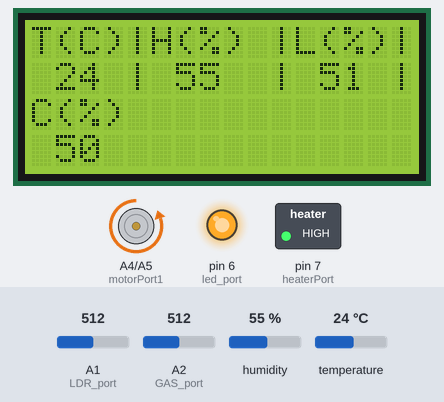
A sketch run on a simulated Arduino Uno, built with avr-gcc and run on an emulated ATmega328P. On the bench: 16×4 character LCD, motor-driver pin pairs drawn as motors (green arrow = first pin HIGH = forward, orange = second pin HIGH = backward, longer = more drive), switched loads named in the sketch (green lamp = pin HIGH), output pins drawn as LEDs (lit = HIGH). The test bench sets the inputs (shaded band); at power-on: temperature 24 °C, A1 (LDR_port) = 512, A2 (GAS_port) = 512, humidity 55 %.

Above: at 2.2 s.
2.3 s: temperature set to 26 °C
At 4.3 s:
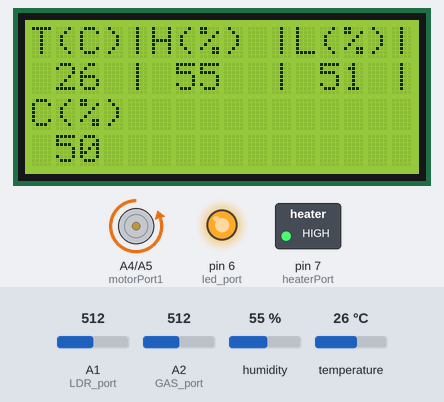
4.6 s: temperature set to 29 °C
At 5.7 s:
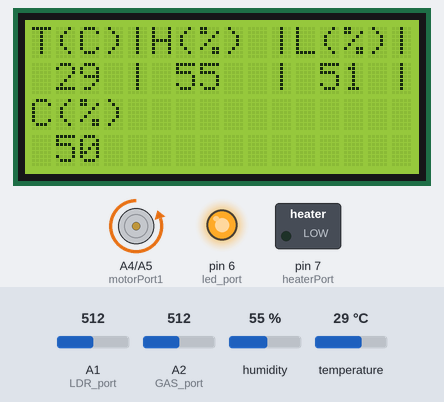
6.6 s: A1 (LDR_port) set to 885
At 7.8 s:
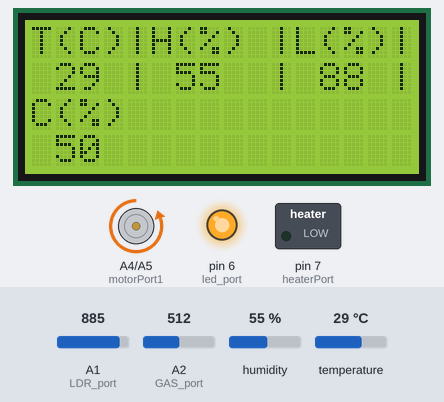
8.1 s: A1 (LDR_port) set to 915
At 9.0 s:
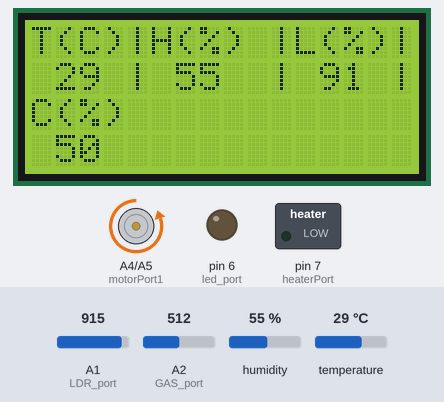
9.6 s: temperature set to 12 °C
At 11.8 s:
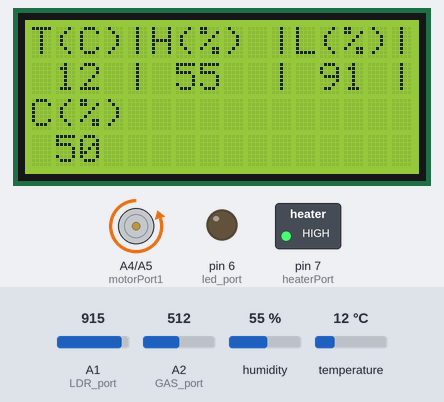
12.7 s: A2 (GAS_port) set to 317
14.2 s: A2 (GAS_port) set to 286
At 15.6 s:
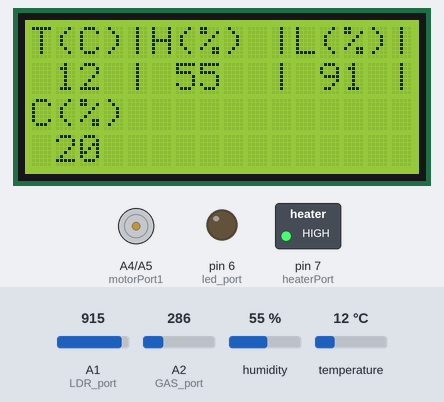
Timing chart, 0 to 16.7 s (numbered marks = the images above; inputs shaded):
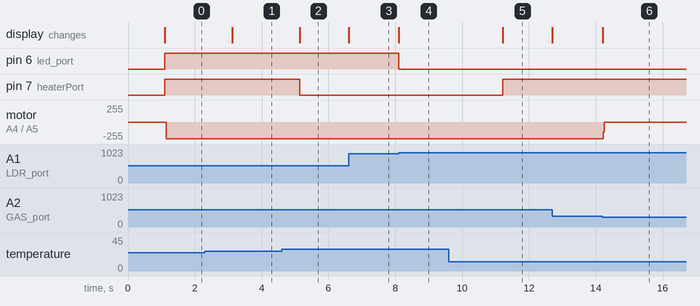

Measured:
- the behaviour switches between 27 and 28 °C on temperature (found by bisection; images 1 and 2)
- the behaviour switches between 900 and 901 on A1 (LDR_port) (found by bisection; images 3 and 4)
- the behaviour switches between 301 and 300 on A2 (GAS_port) (found by bisection; images 5 and 6)
- after the input at 2.3 s, the display: changes after 0.82 s (image 1)
- after the input at 4.6 s, pin 7 (heaterPort): HIGH → LOW after 0.54 s; the display: changes after 0.54 s (image 2)
- after the input at 6.6 s, the display: changes at once (image 3)
- after the input at 8.1 s, pin 6 (led_port): HIGH → LOW at once; the display: changes at once (image 4)
- after the input at 9.6 s, pin 7 (heaterPort): LOW → HIGH after 1.6 s; the display: changes after 1.6 s (image 5)
- after the input at 14.2 s, motor on A4 (motorPort1) / A5 (motorPort2): backward 253/255 → stopped at once; the display: changes at once (image 6)

The sketch:

5.ino
```cpp
#include <Wire.h>
#include "DHT.h"
#include <LiquidCrystal.h>
#include <math.h>

#define DHTTYPE DHT11
#define sensorPin A0
DHT dht(sensorPin, DHTTYPE);
const int rs = 13,
  en = 12,
  d4 = 11,
  d5 = 10,
  d6 = 9,
  d7 = 8;
LiquidCrystal lcd(rs, en, d4, d5, d6, d7);

const int motorPort1 = A4;
const int motorPort2 = A5;
const int LDR_port = A1;
const int GAS_port = A2;
const int led_port = 6;

const int heaterPort = 7;
int tempTreshold = 27;
int humidTreshold = 75;
int lightTreshold = 900;
int co2Treshold = 300;
int speed = 250;

void setup() {
  pinMode(7, OUTPUT);
  pinMode(led_port, OUTPUT);
  lcd.begin(16, 4);
  lcd.print("Starting...");
  delay(1000);
  dht.begin();
  lcd.setCursor(0, 0);lcd.print("T(C)|H(%) |L(%)|C(%) ");
  lcd.setCursor(4, 1);lcd.print("|");
  lcd.setCursor(10, 1);lcd.print("|");
  lcd.setCursor(15, 1);lcd.print("|");
}

void loop() {
  int humid = dht.readHumidity();
  int temp = dht.readTemperature();
  int LDR = analogRead(LDR_port);
  int GAS1 = analogRead(GAS_port);

  int GAS = GAS1 / 100;
  GAS = ceil( GAS );
  GAS = GAS * 10;

  lcd.setCursor(1, 1);lcd.print(temp);
  lcd.setCursor(6, 1);lcd.print(humid);
  lcd.setCursor(12, 1);lcd.print(LDR / 10);
  lcd.setCursor(17, 1);lcd.print(GAS);

  if (temp < tempTreshold) {
    digitalWrite(heaterPort, HIGH);
  }
  if (temp > tempTreshold) {
    digitalWrite(heaterPort, LOW);
  }
  if (humid < humidTreshold or GAS1 < co2Treshold or temp < tempTreshold) {
    analogWrite(motorPort2, 0);
    analogWrite(motorPort1, 0);
  }
  if (humid > humidTreshold or GAS1 > co2Treshold or temp > tempTreshold){
    analogWrite(motorPort2, speed);
    analogWrite(motorPort1, 0);
  }
  if (LDR > 900) {
    digitalWrite(led_port, LOW);
  }
  if (LDR < 900) {
    digitalWrite(led_port, HIGH);
  }
}
```
